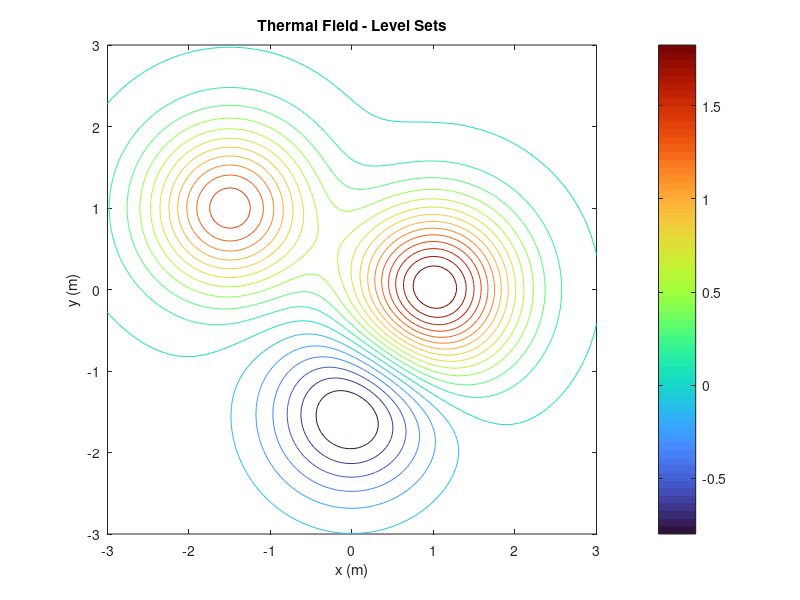

The MATLAB script that drew this image:
[X, Y] = meshgrid(linspace(-3, 3, 120), linspace(-3, 3, 120));
Z = 2*exp(-((X-1).^2 + Y.^2)) + 1.5*exp(-((X+1.5).^2 + (Y-1).^2)) - exp(-(X.^2 + (Y+1.5).^2));

contour(X, Y, Z, 20);
colormap('turbo');
colorbar;
title('Thermal Field - Level Sets');
xlabel('x (m)');
ylabel('y (m)');
axis equal;
